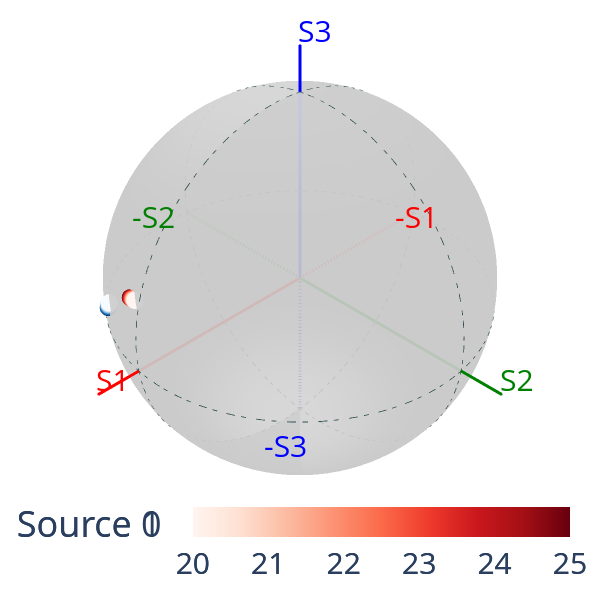

Here is the notebook cell this chart was saved with:
### Code cell
Ei = Jones_vector("Source 0"); Ei.linear_light(azimuth = 10*degrees, amplitude=1)
J0 = Jones_matrix("J0"); J0.from_matrix(J0arr)
J1 = Jones_matrix("J1"); J1.from_matrix(J1arr)
E0 = J0 * Ei; E1 = J1 * Ei
S0 = Stokes("Source 0"); S0.from_Jones(E0)
S1 = Stokes("Source 1"); S1.from_Jones(E1)

fig0 = pty.subplots.make_subplots(rows=1, cols=1, specs=[[{'type':'surface'}]])
S0.draw_poincare(fig=fig0, draw_axes=True, colormap='blues', param=T0arr, show_fig=False)
S1.draw_poincare(fig=fig0, draw_axes=True, colormap='reds', param=T0arr, show_fig=False)
fig0.show()

### Figure 1 — Plotly figure (JSON) as saved in the notebook; plotly's stock layout.template omitted (floating-point values rounded to 4 significant figures; data arrays with more than 128 entries replaced by an {"elided": "..."} marker saying what was removed)
{"data": [{"hoverinfo": "skip", "line": {"color": "red", "width": 6}, "marker": {"size": 1}, "name": "S1", "scene": "scene", "type": "scatter3d", "x": [0, 1.2], "y": [0, 0], "z": [0, 0]}, {"hoverinfo": "skip", "line": {"color": "red", "dash": "dash", "width": 6}, "marker": {"size": 1}, "name": "-S1", "scene": "scene", "type": "scatter3d", "x": [0, -1.2], "y": [0, 0], "z": [0, 0]}, {"hoverinfo": "skip", "line": {"color": "green", "width": 6}, "marker": {"size": 1}, "name": "S2", "scene": "scene", "type": "scatter3d", "x": [0, 0], "y": [0, 1.2], "z": [0, 0]}, {"hoverinfo": "skip", "line": {"color": "green", "dash": "dash", "width": 6}, "marker": {"size": 1}, "name": "-S2", "scene": "scene", "type": "scatter3d", "x": [0, 0], "y": [0, -1.2], "z": [0, 0]}, {"hoverinfo": "skip", "line": {"color": "blue", "width": 6}, "marker": {"size": 1}, "name": "S3", "scene": "scene", "type": "scatter3d", "x": [0, 0], "y": [0, 0], "z": [0, 1.2]}, {"hoverinfo": "skip", "line": {"color": "blue", "dash": "dash", "width": 6}, "marker": {"size": 1}, "name": "-S3", "scene": "scene", "type": "scatter3d", "x": [0, 0], "y": [0, 0], "z": [0, -1.2]}, {"line": {"color": "darkslategrey", "dash": "dashdot", "width": 2}, "mode": "lines", "name": "S3=0", "scene": "scene", "type": "scatter3d", "x": {"elided": "361 float values"}, "y": {"elided": "361 float values"}, "z": {"elided": "361 float values"}}, {"line": {"color": "darkslategrey", "dash": "dashdot", "width": 2}, "mode": "lines", "name": "S2=0", "scene": "scene", "type": "scatter3d", "x": {"elided": "361 float values"}, "y": {"elided": "361 float values"}, "z": {"elided": "361 float values"}}, {"line": {"color": "darkslategrey", "dash": "dashdot", "width": 2}, "mode": "lines", "name": "S1=0", "scene": "scene", "type": "scatter3d", "x": {"elided": "361 float values"}, "y": {"elided": "361 float values"}, "z": {"elided": "361 float values"}}, {"cmax": 1, "cmin": 0, "colorscale": [[0, "rgb(255,255,255)"], [0.125, "rgb(240,240,240)"], [0.25, "rgb(217,217,217)"], [0.375, "rgb(189,189,189)"], [0.5, "rgb(150,150,150)"], [0.625, "rgb(115,115,115)"], [0.75, "rgb(82,82,82)"], [0.875, "rgb(37,37,37)"], [1, "rgb(0,0,0)"]], "customdata": [], "hovertemplate": "S1: %{x:.3f}<br>S2: %{y:.3f}<br>S3: %{z:.3f}<br>Parameter: %{customdata:.3f}", "lighting": {"ambient": 0.9, "diffuse": 0, "fresnel": 0.2, "roughness": 0.5, "specular": 0.05}, "name": "Sphere", "opacity": 0.7, "scene": "scene", "showlegend": false, "showscale": false, "surfacecolor": {"elided": "100x100 float values"}, "type": "surface", "x": {"elided": "100x100 float values"}, "y": {"elided": "100x100 float values"}, "z": {"elided": "100x100 float values"}}, {"customdata": [], "hovertemplate": "S1: %{x:.3f}<br>S2: %{y:.3f}<br>S3: %{z:.3f}<br>Parameter: %{customdata:.3f}", "marker": {"color": [20.0, 20.5, 21.0, 21.5, 22.0, 22.5, 23.0, 23.5, 24.0, 24.5, 25.0], "colorbar": {"orientation": "h", "tickfont": {"size": 30}, "ticklabelposition": "outside bottom", "title": {"text": "Source 0"}, "y": -0.1}, "colorscale": [[0, "rgb(247,251,255)"], [0.125, "rgb(222,235,247)"], [0.25, "rgb(198,219,239)"], [0.375, "rgb(158,202,225)"], [0.5, "rgb(107,174,214)"], [0.625, "rgb(66,146,198)"], [0.75, "rgb(33,113,181)"], [0.875, "rgb(8,81,156)"], [1, "rgb(8,48,107)"]], "size": 10}, "mode": "markers", "name": "Source 0", "scene": "scene", "type": "scatter3d", "x": [0.9397, 0.9397, 0.9397, 0.9397, 0.9397, 0.9397, 0.9397, 0.9397, 0.9397, 0.9397, 0.9397], "y": [-0.2824, -0.285, -0.2876, -0.2901, -0.2925, -0.2949, -0.2973, -0.2996, -0.3018, -0.304, -0.3061], "z": [0.1929, 0.1891, 0.1851, 0.1812, 0.1772, 0.1732, 0.1691, 0.165, 0.1609, 0.1567, 0.1526]}, {"hoverinfo": "skip", "line": {"color": "red", "width": 6}, "marker": {"size": 1}, "name": "S1", "scene": "scene", "type": "scatter3d", "x": [0, 1.2], "y": [0, 0], "z": [0, 0]}, {"hoverinfo": "skip", "line": {"color": "red", "dash": "dash", "width": 6}, "marker": {"size": 1}, "name": "-S1", "scene": "scene", "type": "scatter3d", "x": [0, -1.2], "y": [0, 0], "z": [0, 0]}, {"hoverinfo": "skip", "line": {"color": "green", "width": 6}, "marker": {"size": 1}, "name": "S2", "scene": "scene", "type": "scatter3d", "x": [0, 0], "y": [0, 1.2], "z": [0, 0]}, {"hoverinfo": "skip", "line": {"color": "green", "dash": "dash", "width": 6}, "marker": {"size": 1}, "name": "-S2", "scene": "scene", "type": "scatter3d", "x": [0, 0], "y": [0, -1.2], "z": [0, 0]}, {"hoverinfo": "skip", "line": {"color": "blue", "width": 6}, "marker": {"size": 1}, "name": "S3", "scene": "scene", "type": "scatter3d", "x": [0, 0], "y": [0, 0], "z": [0, 1.2]}, {"hoverinfo": "skip", "line": {"color": "blue", "dash": "dash", "width": 6}, "marker": {"size": 1}, "name": "-S3", "scene": "scene", "type": "scatter3d", "x": [0, 0], "y": [0, 0], "z": [0, -1.2]}, {"line": {"color": "darkslategrey", "dash": "dashdot", "width": 2}, "mode": "lines", "name": "S3=0", "scene": "scene", "type": "scatter3d", "x": {"elided": "361 float values"}, "y": {"elided": "361 float values"}, "z": {"elided": "361 float values"}}, {"line": {"color": "darkslategrey", "dash": "dashdot", "width": 2}, "mode": "lines", "name": "S2=0", "scene": "scene", "type": "scatter3d", "x": {"elided": "361 float values"}, "y": {"elided": "361 float values"}, "z": {"elided": "361 float values"}}, {"line": {"color": "darkslategrey", "dash": "dashdot", "width": 2}, "mode": "lines", "name": "S1=0", "scene": "scene", "type": "scatter3d", "x": {"elided": "361 float values"}, "y": {"elided": "361 float values"}, "z": {"elided": "361 float values"}}, {"cmax": 1, "cmin": 0, "colorscale": [[0, "rgb(255,255,255)"], [0.125, "rgb(240,240,240)"], [0.25, "rgb(217,217,217)"], [0.375, "rgb(189,189,189)"], [0.5, "rgb(150,150,150)"], [0.625, "rgb(115,115,115)"], [0.75, "rgb(82,82,82)"], [0.875, "rgb(37,37,37)"], [1, "rgb(0,0,0)"]], "customdata": [], "hovertemplate": "S1: %{x:.3f}<br>S2: %{y:.3f}<br>S3: %{z:.3f}<br>Parameter: %{customdata:.3f}", "lighting": {"ambient": 0.9, "diffuse": 0, "fresnel": 0.2, "roughness": 0.5, "specular": 0.05}, "name": "Sphere", "opacity": 0.7, "scene": "scene", "showlegend": false, "showscale": false, "surfacecolor": {"elided": "100x100 float values"}, "type": "surface", "x": {"elided": "100x100 float values"}, "y": {"elided": "100x100 float values"}, "z": {"elided": "100x100 float values"}}, {"customdata": [], "hovertemplate": "S1: %{x:.3f}<br>S2: %{y:.3f}<br>S3: %{z:.3f}<br>Parameter: %{customdata:.3f}", "marker": {"color": [20.0, 20.5, 21.0, 21.5, 22.0, 22.5, 23.0, 23.5, 24.0, 24.5, 25.0], "colorbar": {"orientation": "h", "tickfont": {"size": 30}, "ticklabelposition": "outside bottom", "title": {"text": "Source 1"}, "y": -0.1}, "colorscale": [[0, "rgb(255,245,240)"], [0.125, "rgb(254,224,210)"], [0.25, "rgb(252,187,161)"], [0.375, "rgb(252,146,114)"], [0.5, "rgb(251,106,74)"], [0.625, "rgb(239,59,44)"], [0.75, "rgb(203,24,29)"], [0.875, "rgb(165,15,21)"], [1, "rgb(103,0,13)"]], "size": 10}, "mode": "markers", "name": "Source 1", "scene": "scene", "type": "scatter3d", "x": [0.9397, 0.9397, 0.9397, 0.9397, 0.9397, 0.9397, 0.9397, 0.9397, 0.9397, 0.9397, 0.9397], "y": [-0.03184, -0.03575, -0.03966, -0.04356, -0.04745, -0.05134, -0.05522, -0.0591, -0.06296, -0.06682, -0.07068], "z": [0.3405, 0.3401, 0.3397, 0.3392, 0.3387, 0.3381, 0.3375, 0.3369, 0.3362, 0.3354, 0.3346]}], "layout": {"height": 600, "margin": {"b": 20, "l": 20, "r": 20, "t": 20}, "scene": {"annotations": [{"font": {"color": "red", "size": 30}, "showarrow": false, "text": "S1", "x": 1.2, "xshift": 15, "y": 0, "yshift": 15, "z": 0}, {"font": {"color": "red", "size": 30}, "showarrow": false, "text": "-S1", "x": -1.2, "xshift": -15, "y": 0, "yshift": -15, "z": 0}, {"font": {"color": "green", "size": 30}, "showarrow": false, "text": "S2", "x": 0, "xshift": 15, "y": 1.2, "yshift": 15, "z": 0}, {"font": {"color": "green", "size": 30}, "showarrow": false, "text": "-S2", "x": 0, "xshift": -15, "y": -1.2, "yshift": -15, "z": 0}, {"font": {"color": "blue", "size": 30}, "showarrow": false, "text": "S3", "x": 0, "xshift": 15, "y": 0, "yshift": 15, "z": 1.2}, {"font": {"color": "blue", "size": 30}, "showarrow": false, "text": "-S3", "x": 0, "xshift": -15, "y": 0, "yshift": -15, "z": -1.2}], "camera": {"center": {"x": 0, "y": 0, "z": 0}, "eye": {"x": 0.75, "y": 0.75, "z": 0.75}, "up": {"x": 0, "y": 0, "z": 1}}, "domain": {"x": [0, 1], "y": [0, 1]}, "xaxis": {"showbackground": false, "showgrid": false, "visible": false, "zeroline": false}, "yaxis": {"showbackground": false, "showgrid": false, "visible": false, "zeroline": false}, "zaxis": {"showbackground": false, "showgrid": false, "visible": false, "zeroline": false}}, "showlegend": false, "width": 600}}
